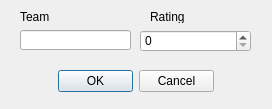
<?xml version="1.0" encoding="UTF-8"?>
<ui version="4.0">
 <class>input</class>
 <widget class="QDialog" name="input">
  <property name="geometry">
   <rect>
    <x>0</x>
    <y>0</y>
    <width>272</width>
    <height>109</height>
   </rect>
  </property>
  <property name="windowTitle">
   <string>Dialog</string>
  </property>
  <widget class="QLineEdit" name="teamEdit">
   <property name="geometry">
    <rect>
     <x>20</x>
     <y>30</y>
     <width>111</width>
     <height>20</height>
    </rect>
   </property>
  </widget>
  <widget class="QDialogButtonBox" name="buttonBox">
   <property name="geometry">
    <rect>
     <x>58</x>
     <y>70</y>
     <width>156</width>
     <height>23</height>
    </rect>
   </property>
   <property name="standardButtons">
    <set>QDialogButtonBox::Cancel|QDialogButtonBox::Ok</set>
   </property>
  </widget>
  <widget class="QLabel" name="label">
   <property name="geometry">
    <rect>
     <x>20</x>
     <y>10</y>
     <width>47</width>
     <height>13</height>
    </rect>
   </property>
   <property name="text">
    <string>Team</string>
   </property>
  </widget>
  <widget class="QSpinBox" name="ratingBox">
   <property name="geometry">
    <rect>
     <x>140</x>
     <y>30</y>
     <width>111</width>
     <height>22</height>
    </rect>
   </property>
   <property name="maximum">
    <number>9999</number>
   </property>
  </widget>
  <widget class="QLabel" name="label_5">
   <property name="geometry">
    <rect>
     <x>150</x>
     <y>10</y>
     <width>47</width>
     <height>13</height>
    </rect>
   </property>
   <property name="text">
    <string>Rating</string>
   </property>
  </widget>
 </widget>
 <resources/>
 <connections/>
</ui>
